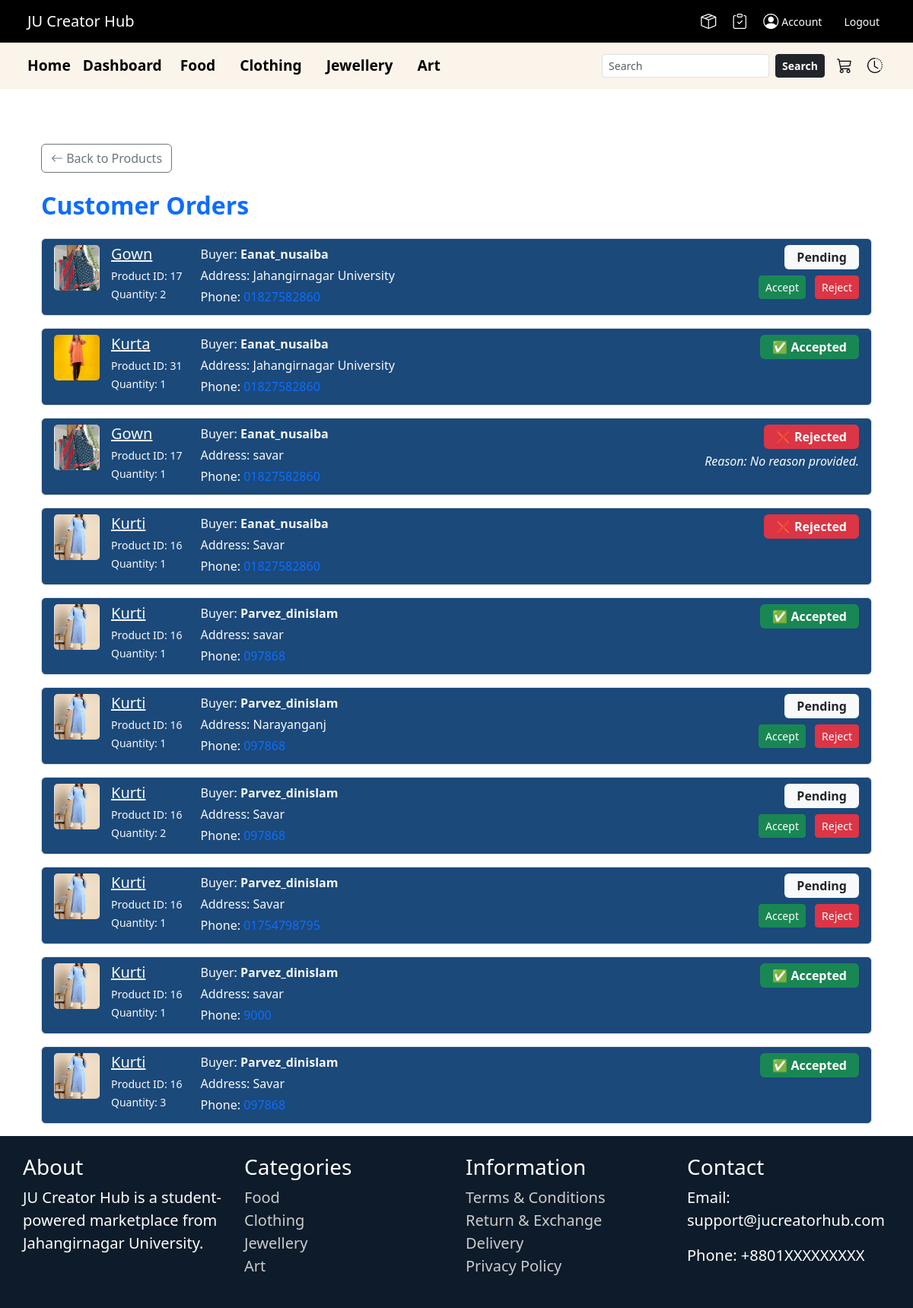
Before: /seller/orders/ (signed in) with the older database file.
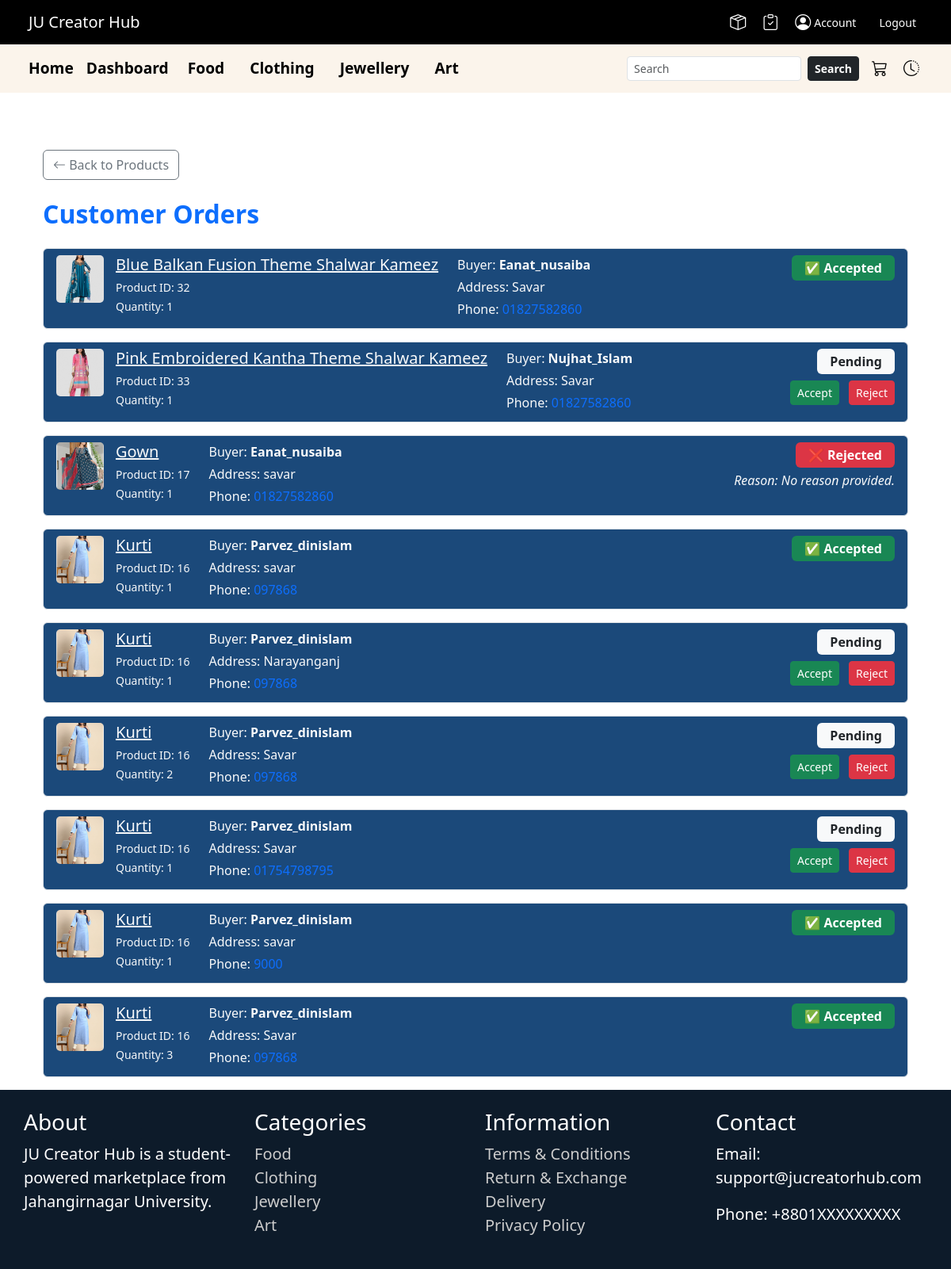
After: the same page with the newer database file.
### ecommerce/models.py (models this page shows, shortened)
class OrderItem(models.Model):
    order = models.ForeignKey(Order, on_delete=models.CASCADE, related_name='items')
    product = models.ForeignKey(Product, on_delete=models.CASCADE)
    quantity = models.PositiveIntegerField()
    price = models.DecimalField(max_digits=10, decimal_places=2)
    is_approved = models.BooleanField(default=False)  # ✅ Approval field for seller
    seller_status = models.CharField(max_length=20, default='Pending')
    rejection_reason = models.TextField(blank=True, null=True)

class Product(models.Model):
    CATEGORY_CHOICES = [
        ('food', 'Food'),
        ('clothing', 'Clothing'),
        ('jewellery', 'Jewellery'),
        ('art', 'Art'),
    ]
    name = models.CharField(max_length=255)
    image = models.ImageField(upload_to='product_images/')
    price = models.DecimalField(max_digits=10, decimal_places=2)
    description = models.TextField()
    category = models.CharField(max_length=50, choices=CATEGORY_CHOICES)
    seller = models.ForeignKey(User, on_delete=models.CASCADE, related_name='products')

class Order(models.Model):
    buyer = models.ForeignKey(User, on_delete=models.CASCADE)
    address = models.CharField(max_length=255)
    phone = models.CharField(max_length=20)
    status = models.CharField(max_length=20, default='Pending')
    created_at = models.DateTimeField(auto_now_add=True)

### ecommerce/views.py (the view)
# urls.py: path('seller/orders/', views.seller_orders, name='seller_orders'),
@login_required
def seller_orders(request):
    if request.user.profile.role != 'seller':
        return redirect('home')
    order_items = OrderItem.objects.select_related('product', 'order')\
                                   .filter(product__seller=request.user)\
                                   .order_by('-order__created_at')
    return render(request, 'ecommerce/seller_orders.html', {
        'order_items': order_items
    })

### ecommerce/context_processors.py (called while the page is built)
def shop_names_processor(request):
    shop_names = Profile.objects.filter(
        role='seller',
        shop_name__isnull=False
    ).exclude(shop_name='')
    return {'shop_names': shop_names}

### ecommerce/templates/ecommerce/seller_orders.html (shortened to what this page needs)
{% extends 'ecommerce/base.html' %}
{% block content %}
<div class="container mt-5">
  <div class="mb-4">
    <a href="{% url 'product_showcase' %}" class="btn btn-outline-secondary">
      <i class="bi bi-arrow-left"></i> Back to Products
    </a>
  </div>
  <h2 class="mb-4 text-primary fw-semibold">Customer Orders</h2>
  {% if order_items %}
    <ul class="list-group">
      {% for item in order_items %}
        <li class="list-group-item d-flex justify-content-between align-items-start flex-wrap border rounded mb-3" style="background-color: rgb(27, 73, 122);">
          <div class="d-flex">
            <img src="{{ item.product.image.url }}" alt="{{ item.product.name }}" style="height: 60px; width: 60px; object-fit: cover; margin-right: 15px; border-radius: 5px;">
            <div>
              <h5 class="mb-1">
                <a href="{% url 'product_detail' item.product.id %}" class="text-light text-decoration-underline">
                  {{ item.product.name }}
                </a>
              </h5>
              <small class="text-light">Product ID: {{ item.product.id }}</small><br>
              <small class="text-light">Quantity: {{ item.quantity }}</small>
            </div>
          </div>
          <div class="ms-4 text-light">
            <p class="mb-1">Buyer: <strong>{{ item.order.buyer.username }}</strong></p>
            <p class="mb-1">Address: {{ item.order.address }}</p>
            <p class="mb-1">Phone: <a href="tel:{{ item.order.phone }}" class="text-decoration-none text-primary">{{ item.order.phone }}</a></p>
          </div>
          <div class="ms-auto text-end">
            {% if item.seller_status == "Approved" %}
              <span class="badge bg-success py-2 px-3 fs-6">✅ Accepted</span>
            {% elif item.seller_status == "Rejected" %}
              <span class="badge bg-danger py-2 px-3 fs-6">❌ Rejected</span>
              {% if item.rejection_reason %}
                <div class="text-light mt-1"><em>Reason: {{ item.rejection_reason }}</em></div>
              {% endif %}
            {% else %}
              <span class="badge bg-light text-dark py-2 px-3 fs-6">Pending</span>
              <div class="mt-2">
                <a href="{% url 'approve_order_item' item.id %}" class="btn btn-success btn-sm me-2">Accept</a>
                <a href="{% url 'reject_order_item' item.id %}" class="btn btn-danger btn-sm">Reject</a>
              </div>
            {% endif %}
          </div>
        </li>
      {% endfor %}
    </ul>
  {% else %}
    <p class="text-muted fst-italic">No customer orders yet.</p>
  {% endif %}
</div>
<link rel="stylesheet" href="https://cdn.jsdelivr.net/npm/bootstrap-icons@1.10.5/font/bootstrap-icons.css">
{% endblock %}

### ecommerce/templates/ecommerce/base.html (shortened to what this page needs)
{% load static %}
<!DOCTYPE html>
<html lang="en">
<head>
  <link href="https://cdn.jsdelivr.net/npm/bootstrap@5.3.0/dist/css/bootstrap.min.css" rel="stylesheet">
  <link href="https://cdn.jsdelivr.net/npm/bootstrap-icons@1.10.5/font/bootstrap-icons.css" rel="stylesheet">
</head>
<body>
 <nav class="navbar navbar-expand-lg navbar-dark px-4">
  <div class="container-fluid">
    <a class="navbar-brand" href="#">JU Creator Hub</a>
    <div class="ms-auto d-flex align-items-center gap-2">
      {% if user.is_authenticated and user.profile.role == 'seller' %}
         <a href="{% url 'seller_products' %}" class="btn btn-sm d-flex align-items-center" title="My Products" style="height: 38px; padding: 0 12px;">
          <i class="bi bi-box-seam fs-5"></i>
        </a>
        <a href="{% url 'seller_orders' %}" class="text-white fs-5" title="Order Received">
          <i class="bi bi-clipboard-check"></i>
        </a>
      {% endif %}
      {% if user.is_authenticated %}
        {% if user.profile.role == 'buyer' %}
          <a href="{% url 'buyer_account' %}" class="btn btn-sm d-flex align-items-center" style="height: 38px; padding: 0 12px;">
            <i class="bi bi-person-circle fs-5"></i>
            <span class="ms-1 d-none d-md-inline">Account</span>
          </a>
        {% elif user.profile.role == 'seller' %}
          <a href="{% url 'seller_account' %}" class="btn btn-sm d-flex align-items-center" style="height: 38px; padding: 0 12px;">
            <i class="bi bi-person-circle fs-5"></i>
            <span class="ms-1 d-none d-md-inline">Account</span>
          </a>
        {% endif %}
        <form method="POST" action="{% url 'logout' %}" style="display: inline;">
          <button type="submit" class="btn btn-sm text-white" style="background: none; border: none;">Logout</button>
        </form>
      {% else %}
        <a href="{% url 'login' %}" class="btn btn-outline-light btn-sm me-2 d-flex align-items-center" style="height: 38px; padding: 0 12px;">Login</a>
        <a href="{% url 'signup' %}" class="btn btn-outline-light btn-sm d-flex align-items-center" style="height: 38px; padding: 0 12px;">Sign Up</a>
      {% endif %}
    </div>
  </div>
</nav>
  <nav class="navbar navbar-expand-lg beige-navbar px-4">
  <div class="container-fluid">
    <a class="navbar-brand " href="{% url 'home' %}">Home</a>
     <a class="navbar-brand " href="{% url 'product_showcase' %}">Dashboard</a>
    <div class="collapse navbar-collapse">
      <ul class="navbar-nav me-auto mb-2 mb-lg-0 gap-3">
        <li class="nav-item"><a class="nav-link menu-link" href="{% url 'product_list' 'food' %}">Food</a></li>
        <li class="nav-item"><a class="nav-link menu-link" href="{% url 'product_list' 'clothing' %}">Clothing</a></li>
        <li class="nav-item"><a class="nav-link menu-link" href="{% url 'product_list' 'jewellery' %}">Jewellery</a></li>
        <li class="nav-item"><a class="nav-link menu-link" href="{% url 'product_list' 'art' %}">Art</a></li>
      </ul>
    </div>
    <form class="d-flex me-3" method="GET" action="{% url 'search_results' %}">
      <input class="form-control form-control-sm me-2" type="search" name="q" placeholder="Search" aria-label="Search">
      <button class="btn btn-dark btn-sm fw-semibold" type="submit">Search</button>
    </form>
    {% if user.is_authenticated %}
      <a href="{% url 'cart' %}" class="cart-history-link me-3">
        <i class="bi bi-cart3 me-1 fs-5"></i>
      </a>
      <a href="{% url 'order_history' %}" class="cart-history-link">
        <i class="bi bi-clock-history me-1 fs-5"></i>
      </a>
    {% endif %}
  </div>
</nav>
   <main class="flex-grow-1 container mt-4">
      {% block content %}{% endblock %}
    </main>
  <footer class="mt-auto py-4">
      <div class="row">
        <div class="col-md-3">
          <h3>About</h3>
          <p class="fs-5">JU Creator Hub is a student-powered marketplace from Jahangirnagar University.</p>
        </div>
        <div class="col-md-3">
          <h3>Categories</h3>
          <ul class="fs-5 list-unstyled">
            <li><a href="{% url 'product_list' 'food' %}">Food</a></li>
            <li><a href="{% url 'product_list' 'clothing' %}">Clothing</a></li>
            <li><a href="{% url 'product_list' 'jewellery' %}">Jewellery</a></li>
            <li><a href="{% url 'product_list' 'art' %}">Art</a></li>
          </ul>
        </div>
        <div class="col-md-3">
          <h3>Information</h3>
          <ul class="fs-5 list-unstyled">
            <li><a href="{% url 'terms_conditions' %}">Terms & Conditions</a></li>
            <li><a href="{% url 'return_exchange' %}">Return & Exchange</a></li>
            <li><a href="{% url 'Delivery' %}">Delivery</a></li>
            <li><a href="{% url 'privacy_policy' %}">Privacy Policy</a></li>
          </ul>
        </div>
        <div class="col-md-3">
          <h3>Contact</h3>
          <p class="fs-5">Email: support@jucreatorhub.com</p>
          <p class="fs-5">Phone: +8801XXXXXXXXX</p>
        </div>
      </div>
  </footer>
</body>
</html>

### ecommerce/templates/ecommerce/base.html (style rules this page uses)
html, body { height: 100%; margin: 0; }
body { display: flex; flex-direction: column; min-height: 100vh; }
.navbar { background-color: #000; }
.navbar a { color: white !important; }
.beige-navbar { background-color: rgb(251, 244, 235); }
.beige-navbar .navbar-brand, .beige-navbar .menu-link { font-weight: 600; font-size: 1.2rem; color: black !important; transition: color 0.3s ease; }
.cart-history-link { color: black; font-weight: 600; display: flex; align-items: center; text-decoration: none; transition: color 0.3s ease; }
.cart-history-link i { color: black !important; }
footer { background-color: #0d1b2a; color: white; padding: 40px 30px; }
footer ul { list-style: none; padding-left: 0; }
footer ul li a { text-decoration: none; color: #ccc; }

Changed rows visible on the page:
removed OrderItem: product.image (picture), product.name "Gown", product.id "17", quantity "2", order.buyer.username "Eanat_nusaiba", order.address "Jahangirnagar University", order.phone "01827582860", seller_status "Pending"
removed OrderItem: product.image (picture), product.name "Kurta", product.id "31", quantity "1", order.buyer.username "Eanat_nusaiba", order.address "Jahangirnagar University", order.phone "01827582860", seller_status "✅ Accepted"
removed OrderItem: product.image (picture), product.name "Kurti", product.id "16", quantity "1", order.buyer.username "Eanat_nusaiba", order.address "Savar", order.phone "01827582860", seller_status "❌ Rejected"
added OrderItem: product.image (picture), product.name "Blue Balkan Fusion Theme Shalwar Kameez", product.id "32", quantity "1", order.buyer.username "Eanat_nusaiba", order.address "Savar", order.phone "01827582860", seller_status "✅ Accepted"
added OrderItem: product.image (picture), product.name "Pink Embroidered Kantha Theme Shalwar Kameez", product.id "33", quantity "1", order.buyer.username "Nujhat_Islam", order.address "Savar", order.phone "01827582860", seller_status "Pending"
